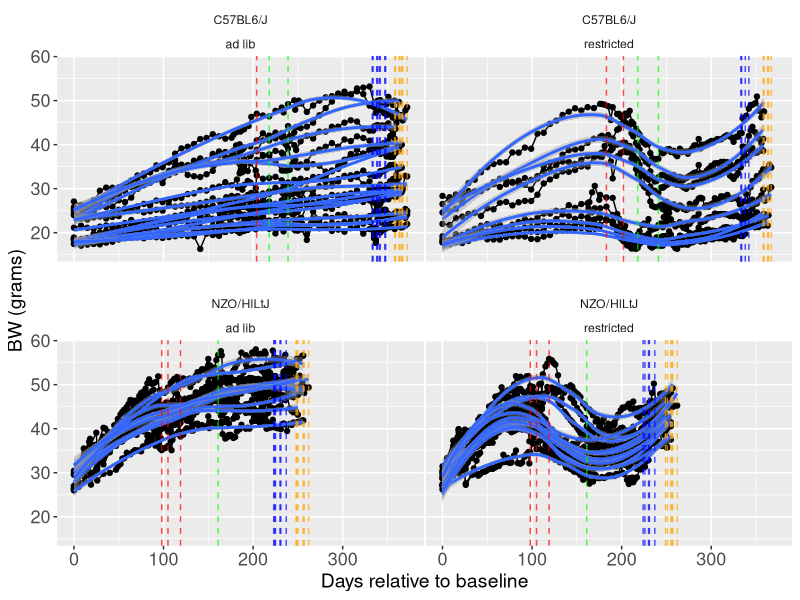
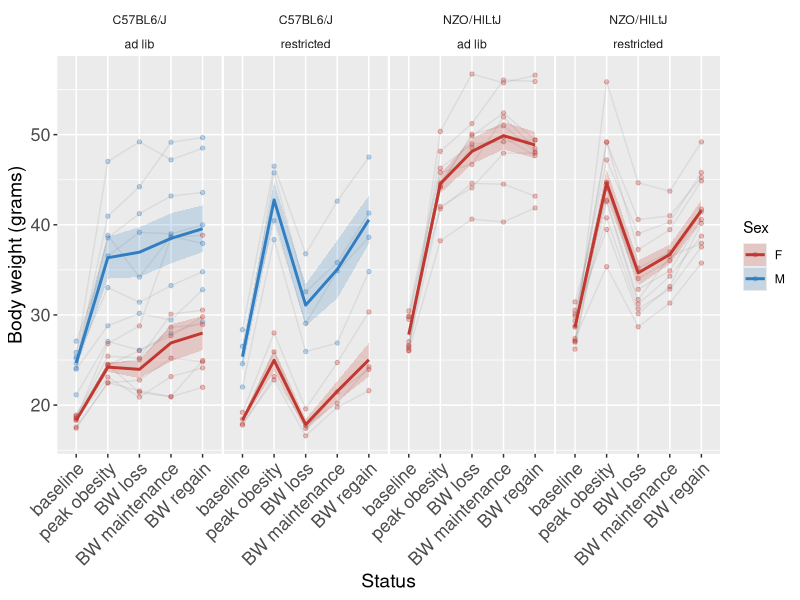
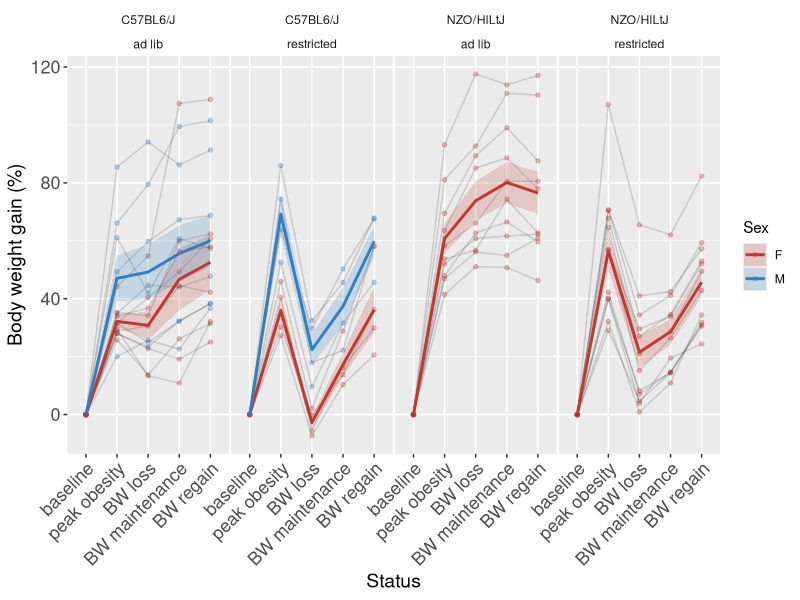
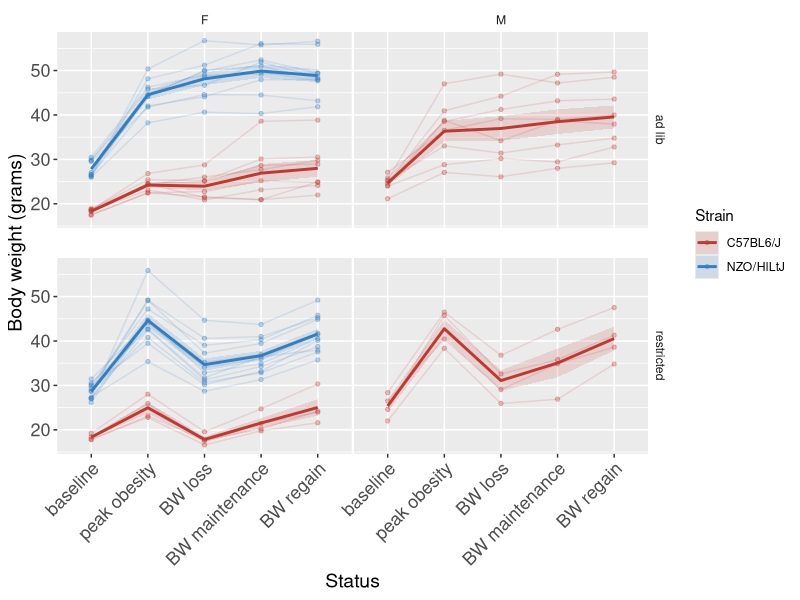
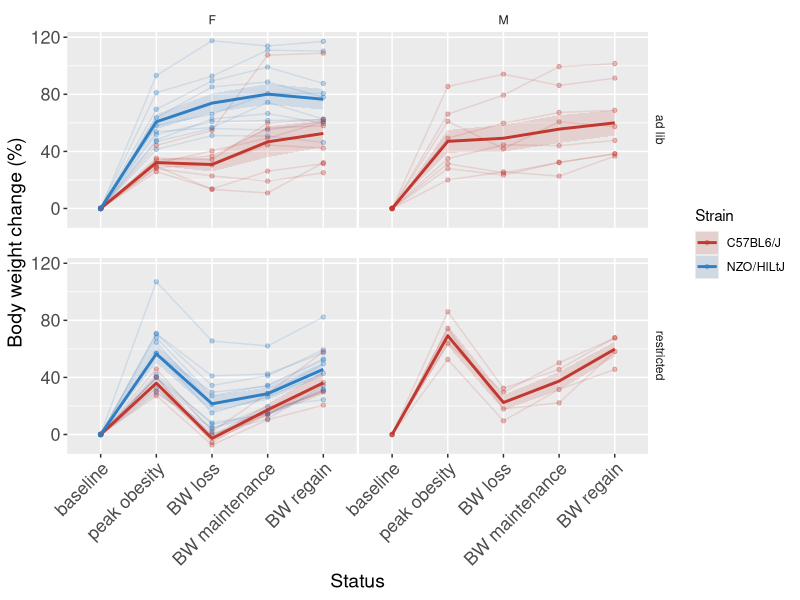
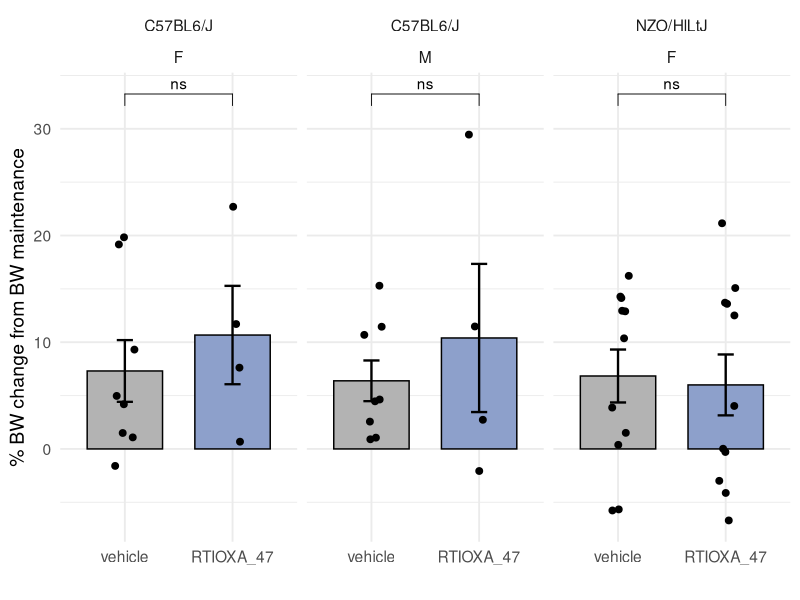
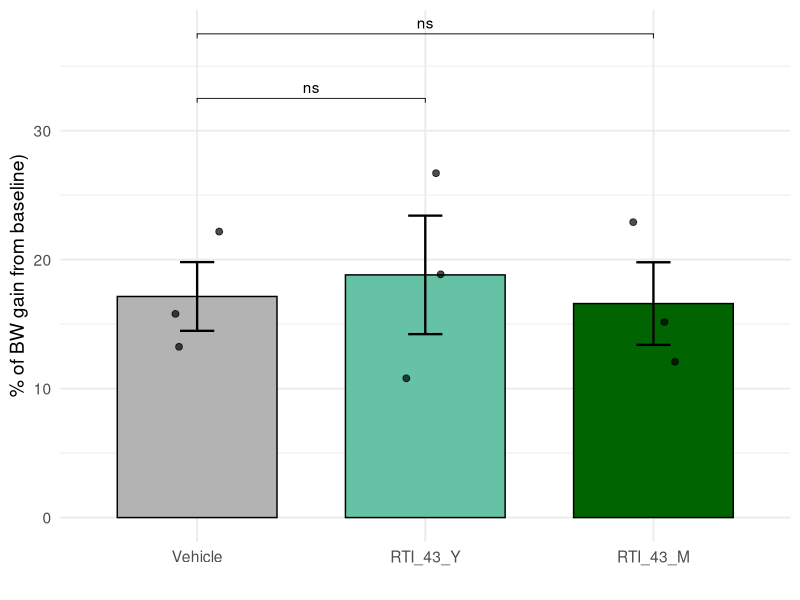
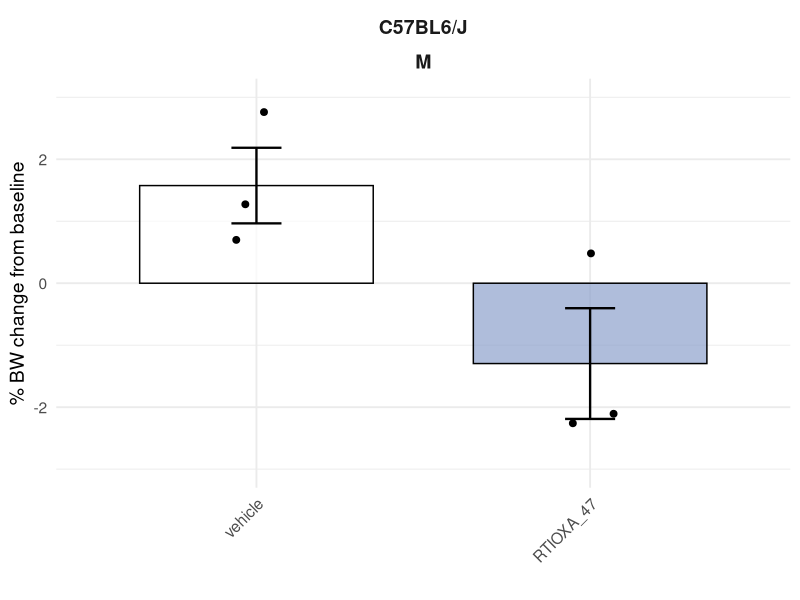

Generate these figures, in order, with R:
# This script aims to explore changes in body weight in NZO and c57 after different stages of feeding:
#1 from baseline to peak obesity,
#2:from peak of obesity to acute body weight loss
#3 from acute body weight loss to body weight maintenance
#4 from body weight maintenance to body weight gain after RTIOXA-47 injections

#libraries----
library(dplyr) #to use pipe
library(ggplot2) #to graph
library(readr) #to read csv
library(tidyr)  # to use drop-na()
library(ggpubr)
library(purrr)
library(broom)
library(Hmisc)
library(lme4)
library(emmeans)
library(patchwork)


#BW CSV data import RTIOXA 47 ----
BW_data <- read_csv("../data/BW.csv") %>% 
  filter(COHORT > 1 & COHORT < 6) %>% # Just NZO females
  filter(!ID %in% c(3712, 3715)) %>% # died during study
  group_by(ID) %>% 
  arrange(DATE) %>% 
  mutate(
    bw_rel = 100 * (BW - first(BW)) / first(BW),
    body_lag = (lag(BW) - BW),
    GROUP = case_when(
      ID %in% c(3706, 3707, 3709, 3711, 3713, 3717, 3716, 3719, 3718, 3726,
                7860, 7862, 7864, 7867, 7868, 7869, 7870, 7871, 7873, 7875, 
                7876, 7879, 7880, 7881,7882, 7883) ~ "ad lib",
      ID %in% c(3708, 3714, 3720, 3721, 3710, 3722, 3723, 3724, 3725, 3727, 3728, 3729,
                7861, 7863, 7865, 7866, 7872, 7874, 7877, 7878) ~ "restricted"
    ),
    DRUG = case_when(
      ID %in% c(3706, 3707, 3709, 3711, 3713, 3714, 3720, 3724, 3725, 3727, 3728,
                7861, 7863, 7864, 7878, 7867, 7872, 7875, 7876, 7869, 7870, 7871,
                7868, 7880, 7881, 7882, 7883) ~ "vehicle",
      ID %in% c(3708, 3710, 3716, 3717, 3718, 3719, 3721, 3722, 3723, 3726, 3729,
                7862, 7865, 7873, 7874, 7877, 7866, 7879, 7860) ~ "RTIOXA_47"
    ),
    day_rel = DATE - first(DATE)
  ) %>%
  mutate(
    STATUS = case_when(
      day_rel == 0 ~ "baseline", 
      STRAIN == "NZO/HlLtJ" & DATE == as.Date("2025-02-21") ~ "peak obesity",
      STRAIN == "C57BL6/J" & SEX == "M" & day_rel == 202 & GROUP == "restricted" ~ "peak obesity",
      STRAIN == "C57BL6/J" & SEX == "F" & day_rel == 183 & GROUP == "restricted"~ "peak obesity",
      STRAIN == "C57BL6/J" & day_rel == 204 & GROUP == "ad lib" ~ "peak obesity",
      STRAIN == "C57BL6/J" & SEX == "M" & day_rel == 241 & GROUP == "restricted"~ "BW loss",
      STRAIN == "C57BL6/J" & SEX == "F" & day_rel == 218 & GROUP == "restricted"~ "BW loss",
      STRAIN == "C57BL6/J" & SEX == "M" & day_rel == 239 & GROUP == "ad lib"~ "BW loss",
      STRAIN == "C57BL6/J" & SEX == "F" & day_rel == 218 & GROUP == "ad lib"~ "BW loss",
      STRAIN == "NZO/HlLtJ" & day_rel == 161 ~ "BW loss",
      STRAIN == "C57BL6/J" & COMMENTS == "DAY_1_INJECTIONS" ~ "BW maintenance", 
      STRAIN == "NZO/HlLtJ" &  COMMENTS == "DAY_1_INJECTIONS" ~ "BW maintenance",
      STRAIN == "C57BL6/J" & COMMENTS == "DAY_4_SABLE_AND_SAC" ~ "BW regain",
      STRAIN == "NZO/HlLtJ" & COMMENTS == "DAY_4_SABLE_AND_SAC" ~ "BW regain",
      TRUE ~ NA_character_
    ) ) #%>% 
  #filter(STRAIN == "NZO/HlLtJ" | (STRAIN == "C57BL6/J" & DIET_FORMULA == "D12451i"))

n_distinct(BW_data$ID) #9 NZO in total and 4 C57 in total

highlight_data <- BW_data %>%
  filter(STATUS == "peak obesity")

highlight_data_2 <- BW_data %>%
  filter(STATUS == "BW loss")

highlight_data_3 <- BW_data %>%
  filter(STATUS == "BW maintenance")

highlight_data_4 <- BW_data %>%
  filter(STATUS == "BW regain")

#format plot

scaleFill <- scale_fill_manual(values = c("#C03830FF", "#317EC2FF"))


format.plot <- theme(
  strip.background = element_blank(),
  panel.spacing.x = unit(0.1, "lines"),          
  panel.spacing.y = unit(1.5, "lines"),  
  axis.text = element_text(family = "Helvetica", size = 13),
  axis.title = element_text(family = "Helvetica", size = 14))


#plot 1 description of BW over time per ID----
plot <- BW_data %>% 
  ggplot(aes(day_rel, BW, group = ID)) +
  geom_point() +
  geom_line() +
  facet_wrap(~STRAIN*GROUP) +
  geom_smooth() +
  labs(
    x = "Days relative to baseline",
    y = "BW (grams)"
  ) +
  geom_vline(data = highlight_data, aes(xintercept = day_rel),
             linetype = "dashed", color = "red", alpha = 0.7) +
  geom_vline(data = highlight_data_2, aes(xintercept = day_rel),
             linetype = "dashed", color = "green", alpha = 0.7) +
  geom_vline(data = highlight_data_3, aes(xintercept = day_rel),
             linetype = "dashed", color = "blue", alpha = 0.7) +
  geom_vline(data = highlight_data_4, aes(xintercept = day_rel),
             linetype = "dashed", color = "orange", alpha = 0.7) +
  format.plot

plot

# Make STATUS an ordered factor
BW_data <- BW_data %>%
  mutate(STATUS = factor(STATUS, 
                         levels = c("baseline", "peak obesity", "BW loss", 
                                    "BW maintenance", "BW regain"))) %>% 
  filter(!is.na(STATUS))

BW_data %>%
  group_by(STATUS) %>%
  summarise(n_ID = n_distinct(ID)) #this is good


# Compute mean ± SEM per STRAIN, STATUS, GROUP, SEX, DIET_FORMULA
summary_data <- BW_data %>%
  group_by(STRAIN, STATUS, GROUP,SEX) %>%
  summarise(
    mean_BW = mean(BW, na.rm = TRUE),
    sem_BW = sd(BW, na.rm = TRUE) / sqrt(n()),
    .groups = "drop"
  )

#plot 2 BW in each STATUS collapsed by DIET_FORMULA----
ggplot() +
  # Individual points, smaller and more transparent
  geom_point(data = BW_data, 
             aes(x = STATUS, y = BW, color = SEX, group = ID),
             size = 1.2, alpha = 0.3) +
  geom_line(data = BW_data, 
            aes(x = STATUS, y = BW, color = DRUG, group = ID),
            alpha = 0.15) +
  
  # Mean ± SEM as shaded ribbon
  geom_ribbon(data = summary_data,
              aes(x = STATUS, ymin = mean_BW - sem_BW, ymax = mean_BW + sem_BW,
                  group = interaction(GROUP, SEX), fill = SEX),
              alpha = 0.2) +
  geom_line(data = summary_data,
            aes(x = STATUS, y = mean_BW, group = interaction(GROUP, SEX), color = SEX),
            size = 1) +
  
  # Facet by STRAIN (rows) × GROUP  (columns)
  facet_grid(~ STRAIN*GROUP, scales = "free_x") +
  
  scale_color_manual(values = c("F" = "#C03830FF", "M" = "#317EC2FF")) +
  scale_fill_manual(values = c("F" = "#C03830FF", "M" = "#317EC2FF")) +
  
  labs(
    x = "Status",
    y = "Body weight (grams)",
    color = "Sex",
    fill = "Sex"
  ) +
  format.plot +
  theme(axis.text.x = element_text(angle = 45, hjust = 1))

# Compute mean ± SEM per STRAIN, STATUS, GROUP, SEX using bw_rel
summary_data_rel <- BW_data %>%
  group_by(STRAIN, STATUS, GROUP, SEX) %>%
  summarise(
    mean_bw_rel = mean(bw_rel, na.rm = TRUE),
    sem_bw_rel = sd(bw_rel, na.rm = TRUE) / sqrt(n()),
    .groups = "drop"
  )

#plot 3 % BW gain in each STATUS collapsed by DIET_FORMULA----

ggplot() +
  # Individual points, smaller and more transparent
  geom_point(data = BW_data, 
             aes(x = STATUS, y = bw_rel, color = SEX, group = ID),
             size = 1.2, alpha = 0.3) +
  geom_line(data = BW_data, 
            aes(x = STATUS, y = bw_rel, group = ID),
            alpha = 0.15) +
  
  # Mean ± SEM as shaded ribbon
  geom_ribbon(data = summary_data_rel,
              aes(x = STATUS, ymin = mean_bw_rel - sem_bw_rel, ymax = mean_bw_rel + sem_bw_rel,
                  group = interaction(GROUP, SEX), fill = SEX),
              alpha = 0.2) +
  geom_line(data = summary_data_rel,
            aes(x = STATUS, y = mean_bw_rel, group = interaction(GROUP, SEX), color = SEX),
            size = 1) +
  
  # Facet by STRAIN (rows) × GROUP (columns)
  facet_grid(~ STRAIN*GROUP, scales = "free_x") +
  
  # Colors
  scale_color_manual(values = c("F" = "#C03830FF", "M" = "#317EC2FF")) +
  scale_fill_manual(values = c("F" = "#C03830FF", "M" = "#317EC2FF")) +
  
  # Labels and theme
  labs(
    x = "Status",
    y = "Body weight gain (%)",
    color = "Sex",
    fill = "Sex"
  ) +
  theme(axis.text.x = element_text(angle = 45, hjust = 1)) +
  format.plot


#plot 4 BW in all females together ----


# Compute mean ± SEM per STRAIN, STATUS, GROUP, SEX
summary_data_rel <- BW_data %>%
  group_by(STRAIN, STATUS, GROUP, SEX) %>%
  summarise(
    mean_BW = mean(BW, na.rm = TRUE),
    sem_BW = sd(BW, na.rm = TRUE) / sqrt(n()),
    .groups = "drop"
  )

# Define custom colors per STRAIN (still harmonious with your sex colors)
strain_colors <- c(
  "C57BL6/J" = "#C03830FF",   # red tone
  "NZO/HlLtJ"   = "#317EC2FF"    # blue tone
)

# Plot
ggplot() +
  # Individual points
  geom_point(data = BW_data,
             aes(x = STATUS, y = BW, color = STRAIN, group = ID),
             size = 1.2, alpha = 0.3) +
  
  # Individual trajectories
  geom_line(data = BW_data,
            aes(x = STATUS, y = BW, group = ID, color = STRAIN),
            alpha = 0.15) +
  
  # Mean ± SEM ribbons per STRAIN
  geom_ribbon(data = summary_data_rel,
              aes(x = STATUS,
                  ymin = mean_BW - sem_BW,
                  ymax = mean_BW + sem_BW,
                  group = interaction(STRAIN, GROUP, SEX),
                  fill = STRAIN),
              alpha = 0.15) +
  
  # Mean lines per STRAIN
  geom_line(data = summary_data_rel,
            aes(x = STATUS, y = mean_BW,
                group = interaction(STRAIN, GROUP, SEX),
                color = STRAIN),
            size = 1) +
  
  # Facet by GROUP × SEX (not by strain)
  facet_grid(GROUP ~ SEX, scales = "free_x") +
  
  # Custom colors for strains
  scale_color_manual(values = strain_colors) +
  scale_fill_manual(values = strain_colors) +
  
  labs(
    x = "Status",
    y = "Body weight (grams)",
    color = "Strain",
    fill = "Strain"
  ) +
  theme(axis.text.x = element_text(angle = 45, hjust = 1)) +
  format.plot

#plot 5 % BW gain in all females together ----

# Compute mean ± SEM per STRAIN, STATUS, GROUP, SEX
summary_data_rel <- BW_data %>%
  group_by(STRAIN, STATUS, GROUP, SEX) %>%
  summarise(
    mean_bw_rel = mean(bw_rel, na.rm = TRUE),
    sem_bw_rel = sd(bw_rel, na.rm = TRUE) / sqrt(n()),
    .groups = "drop"
  )

# Define custom colors per STRAIN (still harmonious with your sex colors)
strain_colors <- c(
  "C57BL6/J" = "#C03830FF",   # red tone
  "NZO/HlLtJ"   = "#317EC2FF"    # blue tone
)

# Plot
ggplot() +
  # Individual points
  geom_point(data = BW_data,
             aes(x = STATUS, y = bw_rel, color = STRAIN, group = ID),
             size = 1.2, alpha = 0.3) +
  
  # Individual trajectories
  geom_line(data = BW_data,
            aes(x = STATUS, y = bw_rel, group = ID, color = STRAIN),
            alpha = 0.15) +
  
  # Mean ± SEM ribbons per STRAIN
  geom_ribbon(data = summary_data_rel,
              aes(x = STATUS,
                  ymin = mean_bw_rel - sem_bw_rel,
                  ymax = mean_bw_rel + sem_bw_rel,
                  group = interaction(STRAIN, GROUP, SEX),
                  fill = STRAIN),
              alpha = 0.15) +
  
  # Mean lines per STRAIN
  geom_line(data = summary_data_rel,
            aes(x = STATUS, y = mean_bw_rel,
                group = interaction(STRAIN, GROUP, SEX),
                color = STRAIN),
            size = 1) +
  
  # Facet by GROUP × SEX (not by strain)
  facet_grid(GROUP ~ SEX, scales = "free_x") +
  
  # Custom colors for strains
  scale_color_manual(values = strain_colors) +
  scale_fill_manual(values = strain_colors) +
  
  labs(
    x = "Status",
    y = "Body weight change (%)",
    color = "Strain",
    fill = "Strain"
  ) +
  theme(axis.text.x = element_text(angle = 45, hjust = 1)) +
  format.plot

# plot 6 RTI47 PLOT BW% GAIN ----

# Step 1. Compute % change from BW maintenance → BW regain


BW_delta <- BW_data %>%
  filter(STATUS %in% c("BW maintenance", "BW regain")) %>%
  filter(DRUG %in% c("vehicle", "RTIOXA_47")) %>%
  select(ID, DRUG, STATUS, BW,STRAIN,SEX) %>%
  pivot_wider(names_from = STATUS, values_from = BW) %>%
  filter(!is.na(`BW maintenance`) & !is.na(`BW regain`)) %>%
  group_by(ID,SEX,STRAIN) %>% 
  mutate(
    DRUG = factor(DRUG, levels = c("vehicle", "RTIOXA_47")),
    bw_rel = 100 * (`BW regain` - `BW maintenance`) / `BW maintenance` # % change
  )

# Step 2. Plot mean ± SEM bars with individual mice
ggplot(BW_delta, aes(x = DRUG, y = bw_rel, fill = DRUG)) +
  # Bars for mean ± SEM
  stat_summary(fun = mean, geom = "bar", color = "black", width = 0.7) +
  stat_summary(fun.data = mean_se, geom = "errorbar", width = 0.15, linewidth = 0.8) +
  # Individual mice points
  geom_point(position = position_jitter(width = 0.1), size = 2, color = "black")  +
  # T-test statistics
  stat_compare_means(
    comparisons = list(c("vehicle", "RTIOXA_47")),
    method = "t.test",
    label = "p.signif",
    label.y = max(BW_delta$bw_rel) + 2
  ) +
  labs(
    x = "",
    y = "% BW change from BW maintenance",
  ) +
  theme_minimal(base_size = 14) +
  theme(legend.position = "none") +
  scale_fill_manual(values = c("gray70", "#8DA0CB"))+
  facet_grid(~STRAIN*SEX)

#BW CSV data import RTIOXA 43 x 5 days in a row  ----

BW_data_43 <- read_csv("../data/BW.csv") %>% 
  filter(COHORT == 9) %>% # 
  group_by(ID) %>% 
  arrange(DATE) %>% 
  mutate(
    bw_rel = 100 * (BW - first(BW)) / first(BW),
    body_lag = (lag(BW) - BW),
    DRUG = case_when(
      ID %in% c(8096, 8099, 8102) ~ "RTI_43_Y",
      ID %in% c(8097, 8098, 8101) ~ "RTI_43_M",
      ID %in% c(8095, 8100, 8103) ~ "Vehicle"),
    day_rel = DATE - first(DATE)) %>% 
  filter(as.Date(DATE) >= as.Date("2025-04-16"))

n_distinct(BW_data_43$ID) #9 animals in total, 3 veh, 3 rtioxa 43 from medchem and 3 rtioxa 43 from yanan


# Step 1. Prepare baseline vs endpoint using bw_rel
BW_compare <- BW_data_43 %>%
  filter(COMMENTS %in% c("DAY_1_INJECTIONS", "SAC_AND_WHITE_DEPOSIT_QUANTIFICATION")) %>%
  mutate(COMMENTS = recode(COMMENTS,
                           "DAY_1_INJECTIONS" = "baseline",
                           "SAC_AND_WHITE_DEPOSIT_QUANTIFICATION" = "endpoint")) %>%
  select(ID, DRUG, COMMENTS, bw_rel) %>%
  pivot_wider(names_from = COMMENTS, values_from = bw_rel) %>%
  filter(!is.na(endpoint)) %>%
  mutate(DRUG = factor(DRUG, levels = c("Vehicle", "RTI_43_Y", "RTI_43_M")))

# Step 2. Remove groups with <2 animals
valid_groups <- BW_compare %>%
  group_by(DRUG) %>%
  filter(n() >= 2) %>%
  ungroup()

# plot 7 RTI43 PLOT BW% GAIN ----

# Step 3. Plot with raw data, mean ± SEM bars, and statistics
ggplot(valid_groups, aes(x = DRUG, y = endpoint, fill = DRUG)) +
  # Mean ± SEM bars
  stat_summary(fun = mean, geom = "bar", color = "black", width = 0.7) +
  stat_summary(fun.data = mean_se, geom = "errorbar", width = 0.15, linewidth = 0.8) +
  # Individual points
  geom_jitter(width = 0.1, alpha = 0.7, size = 2) +
  # T-test statistics
  stat_compare_means(
    comparisons = list(c("Vehicle", "RTI_43_Y"),
                       c("Vehicle", "RTI_43_M")),
    method = "t.test",
    label = "p.signif",
    label.y = c(max(valid_groups$endpoint) + 5,
                max(valid_groups$endpoint) + 10),
    tip.length = 0.02
  ) +
  labs(
    x = "",
    y = "% of BW gain from baseline)"
  ) +
  theme_minimal(base_size = 14) +
  theme(legend.position = "none") +
  scale_fill_manual(values = c("gray70", "#66C2A5", "darkgreen"))

# --- Plot A: RTIOXA-47 % BW change  ----
BW_delta <- BW_data %>%
  filter(STATUS %in% c("BW maintenance", "BW regain")) %>%
  filter(DRUG %in% c("vehicle", "RTIOXA_47")) %>%
  select(ID, DRUG, STATUS, BW, STRAIN, SEX) %>%
  pivot_wider(names_from = STATUS, values_from = BW) %>%
  filter(!is.na(`BW maintenance`) & !is.na(`BW regain`)) %>%
  group_by(ID, SEX, STRAIN) %>%
  mutate(
    DRUG = factor(DRUG, levels = c("vehicle", "RTIOXA_47")),
    bw_rel = 100 * (`BW regain` - `BW maintenance`) / `BW maintenance`
  )

plot_A <- ggplot(BW_delta, aes(x = DRUG, y = bw_rel, fill = DRUG)) +
  stat_summary(fun = mean, geom = "bar", color = "black", width = 0.7) +
  stat_summary(fun.data = mean_se, geom = "errorbar", width = 0.15, linewidth = 0.8) +
  geom_point(position = position_jitter(width = 0.1), size = 2, color = "black") +
  stat_compare_means(
    comparisons = list(c("vehicle", "RTIOXA_47")),
    method = "t.test",
    label = "p.signif",
    label.y = max(BW_delta$bw_rel, na.rm = TRUE) + 2
  ) +
  labs(
    x = "",
    y = "% BW change from BW maintenance"
  ) +
  theme_minimal(base_size = 14) +
  theme(
    legend.position = "none",
    strip.text = element_text(size = 14, face = "bold"),
    plot.title = element_text(hjust = -0.1, vjust = 1.5, size = 18)
  ) +
  scale_fill_manual(values = c("vehicle" = "white", "RTIOXA_47" = "#8DA0CB")) +
  facet_grid(~ STRAIN * SEX) +
  coord_cartesian(ylim = c(0, 40))  # <<--- unified Y axis


# --- Plot B: RTIOXA-43 % BW gain  ----
BW_data_43 <- read_csv("../data/BW.csv") %>%
  filter(COHORT == 9) %>%
  group_by(ID) %>%
  arrange(DATE) %>%
  mutate(
    bw_rel = 100 * (BW - first(BW)) / first(BW),
    body_lag = (lag(BW) - BW),
    DRUG = case_when(
      ID %in% c(8096, 8099, 8102) ~ "RTIOXA_43_donated",
      ID %in% c(8097, 8098, 8101) ~ "RTIOXA_43_Medchem",
      ID %in% c(8095, 8100, 8103) ~ "vehicle"
    ),
    day_rel = DATE - first(DATE),
    STRAIN = "C57BL6/J"
  ) %>%
  filter(as.Date(DATE) >= as.Date("2025-04-16"))

BW_compare <- BW_data_43 %>%
  filter(COMMENTS %in% c("DAY_1_INJECTIONS", "SAC_AND_WHITE_DEPOSIT_QUANTIFICATION")) %>%
  mutate(COMMENTS = recode(COMMENTS,
                           "DAY_1_INJECTIONS" = "baseline",
                           "SAC_AND_WHITE_DEPOSIT_QUANTIFICATION" = "endpoint")) %>%
  select(ID, DRUG, COMMENTS, bw_rel, STRAIN, SEX) %>%
  pivot_wider(names_from = COMMENTS, values_from = bw_rel) %>%
  filter(!is.na(endpoint)) %>%
  mutate(DRUG = factor(DRUG, levels = c("vehicle", "RTIOXA_43_donated", "RTIOXA_43_Medchem")))

valid_groups <- BW_compare %>%
  group_by(DRUG) %>%
  filter(n() >= 2) %>%
  ungroup()

plot_B <- ggplot(valid_groups, aes(x = DRUG, y = endpoint, fill = DRUG)) +
  stat_summary(fun = mean, geom = "bar", color = "black", width = 0.7) +
  stat_summary(fun.data = mean_se, geom = "errorbar", width = 0.15, linewidth = 0.8) +
  geom_point(position = position_jitter(width = 0.1), size = 2, color = "black") +
  stat_compare_means(
    comparisons = list(
      c("vehicle", "RTIOXA_43_donated"),
      c("vehicle", "RTIOXA_43_Medchem")
    ),
    method = "t.test",
    label = "p.signif",
    label.y = c(max(valid_groups$endpoint) + 5,
                max(valid_groups$endpoint) + 10),
    tip.length = 0.02
  ) +
  labs(
    x = "",
    y = "% BW gain from baseline"
  ) +
  theme_minimal(base_size = 14) +
  theme(
    legend.position = "none",
    strip.text = element_text(size = 14, face = "bold"),
    plot.title = element_text(hjust = -0.1, vjust = 1.5, size = 18)
  ) +
  scale_fill_manual(values = c(
    "vehicle" = "white",
    "RTIOXA_43_donated" = "#66C2A5",
    "RTIOXA_43_Medchem" = "darkgreen"
  )) +
  facet_grid(~ STRAIN * SEX) +
  coord_cartesian(ylim = c(0, 40))  # <<--- unified Y axis

# --- Plot C: RTIOXA-47 for 5 days in a row  BW  ----
BW_data_47 <- read_csv("../data/BW.csv") %>%
  filter(COHORT == 12) %>%
  group_by(ID) %>%
  arrange(DATE) %>%
  mutate(
    DRUG = case_when(
      ID %in% c(8075, 8077, 8078) ~ "RTIOXA_47",
      ID %in% c(8074, 8076, 8079) ~  "vehicle",
    ),
    STRAIN = "C57BL6/J"
  ) 

# 1. Filter baseline and final
BW_compare <- BW_data_47 %>%
  filter(COMMENTS %in% c("INJECTION_DAY_1", "ECHO_MRI_AND_SAC")) %>%
  select(ID, DATE, BW, DRUG, STRAIN, SEX, COMMENTS)

# 2. Pivot to wide format
BW_wide <- BW_compare %>%
  pivot_wider(
    id_cols = c(ID, DRUG, STRAIN, SEX),
    names_from = COMMENTS,
    values_from = BW
  )

# 3. Calculate % BW change
BW_wide <- BW_wide %>%
  mutate(
    bw_rel = 100 * (ECHO_MRI_AND_SAC - INJECTION_DAY_1) / INJECTION_DAY_1,
    DRUG = factor(DRUG, levels = c("vehicle", "RTIOXA_47"))
  )
# 3b. Keep only groups with at least 2 mice
valid_groups_C <- BW_wide %>%
  group_by(DRUG) %>%
  filter(n() >= 2) %>%
  ungroup()

# 4. Plot with statistics
plot_C <- ggplot(valid_groups_C, aes(x = DRUG, y = bw_rel, fill = DRUG)) +
  stat_summary(fun = mean, geom = "bar", color = "black", width = 0.7, alpha = 0.7) +
  stat_summary(fun.data = mean_se, geom = "errorbar", width = 0.15, linewidth = 0.8) +
  geom_point(position = position_jitter(width = 0.1), size = 2, color = "black") +
  stat_compare_means(
    comparisons = list(c("vehicle", "RTIOXA_47")),
    method = "t.test",
    label = "p.format",         # << show numeric p-value
    label.y = max(valid_groups_C$bw_rel, na.rm = TRUE) + 2,
    tip.length = 0.02
  ) +
  labs(
    x = "",
    y = "% BW change from baseline"
  ) +
  theme_minimal(base_size = 14) +
  theme(
    legend.position = "none",
    strip.text = element_text(size = 14, face = "bold"),
    plot.title = element_text(hjust = -0.1, vjust = 1.5, size = 18),
    axis.text.x = element_text(angle = 45, hjust = 1)  # rotate drug names
  ) +
  scale_fill_manual(values = c("vehicle" = "white", "RTIOXA_47" = "#8DA0CB")) +
  facet_grid(~ STRAIN * SEX) +
  coord_cartesian(ylim = c(-3, 3))

plot_C

plot_A <- plot_A +
  theme(axis.text.x = element_text(angle = 45, hjust = 1))
y_max <- max(valid_groups_C$bw_rel, na.rm = TRUE)
plot_C <- plot_C +
  coord_cartesian(ylim = c(min(valid_groups_C$bw_rel, na.rm = TRUE) - 1,
                           y_max + 5))
plot_C <- plot_C +
  theme(axis.text.x = element_text(angle = 45, hjust = 1))


# --- Combine plots 6,7,8 and B ----
library(patchwork)

(plot_B | plot_C| plot_A) + plot_annotation(tag_levels = "A")

# Run t-test for Plot C
t_test_C <- t.test(bw_rel ~ DRUG, data = valid_groups_C)
t_test_C
